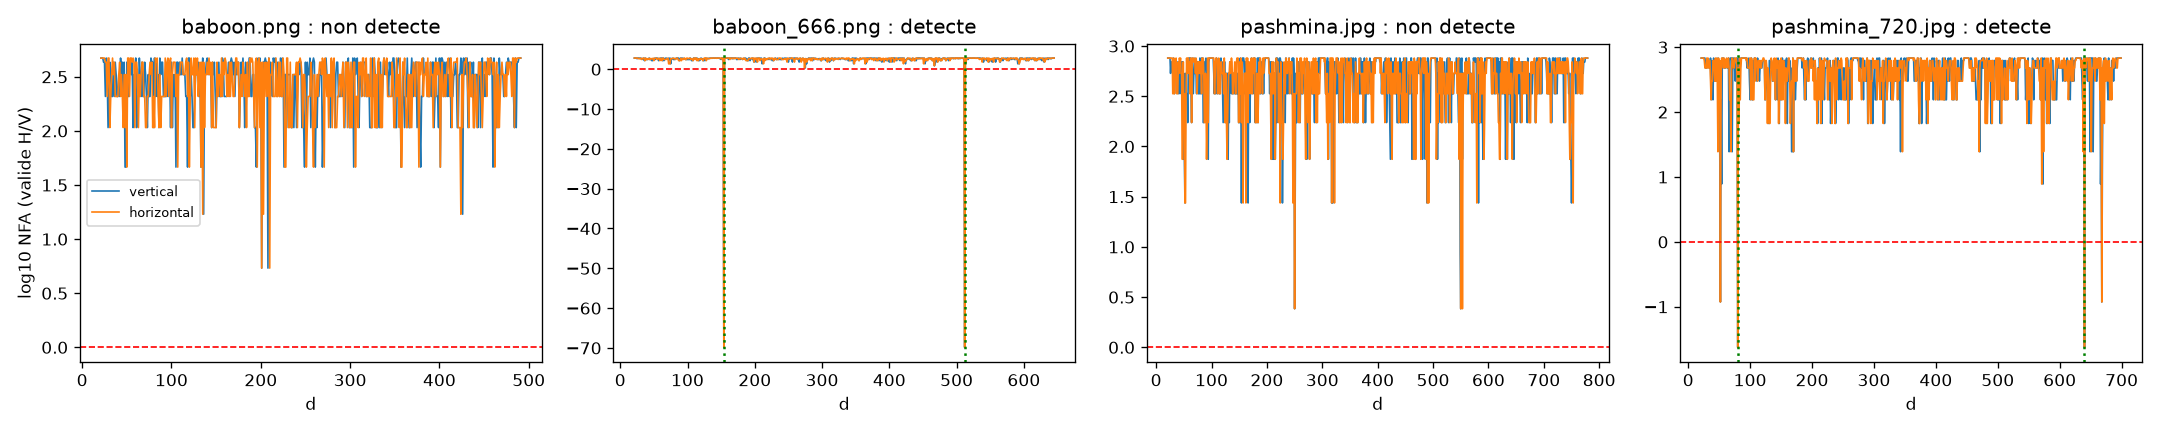

Reproduce this figure in Python.
"""Validation sur les images de reference des auteurs (dossier img/ de github.com/li-yanhao/ird).
baboon.png (512) original, baboon_666.png (512 -> 666), pashmina.jpg (800) original, pashmina_720.jpg (800 -> 720, JPEG).
Attendu : rien sur les originaux, pics a d = +-M mod N sur les reechantillonnees."""
import sys,os
sys.path.insert(0,os.path.dirname(os.path.dirname(os.path.abspath(__file__))))
import numpy as np
import matplotlib
matplotlib.use("Agg")
import matplotlib.pyplot as plt
from src.image_io import load_gray
from src.detector import detect

IMG=sys.argv[1] if len(sys.argv)>1 else "data/ird_img"
CASES=[("baboon.png",None),("baboon_666.png",512),("pashmina.jpg",None),("pashmina_720.jpg",800)]

fig,ax=plt.subplots(1,4,figsize=(18,3.6))
for a,(f,M) in zip(ax,CASES):
    g=load_gray(os.path.join(IMG,f)); jpg=f.endswith(".jpg"); N=g.shape[0]
    o=detect(g,residual="tv" if jpg else "rt",s=3,jpeg=jpg)
    att=sorted({M%N,(-M)%N}) if M else []
    print(f"{f:18s} {g.shape} detecte={o['detected']!s:5s} d_V={list(map(int,o['d_v']))} d_H={list(map(int,o['d_h']))} attendu={att} log10NFA={o['log10_nfa']:.1f}")
    with np.errstate(divide="ignore"):
        a.plot(np.log10(o["nfa_v_cv"]),lw=1,label="vertical"); a.plot(np.log10(o["nfa_h_cv"]),lw=1,label="horizontal")
    a.axhline(0,color="r",ls="--",lw=1)
    for d in att: a.axvline(d,color="g",ls=":")
    a.set_title(f"{f} : {'detecte' if o['detected'] else 'non detecte'}"); a.set_xlabel("d")
ax[0].set_ylabel("log10 NFA (valide H/V)"); ax[0].legend(fontsize=8)
plt.tight_layout(); out=os.path.join(os.path.dirname(os.path.abspath(__file__)),"exp_baboon.png"); plt.savefig(out,dpi=120); print("figure ->",out)
